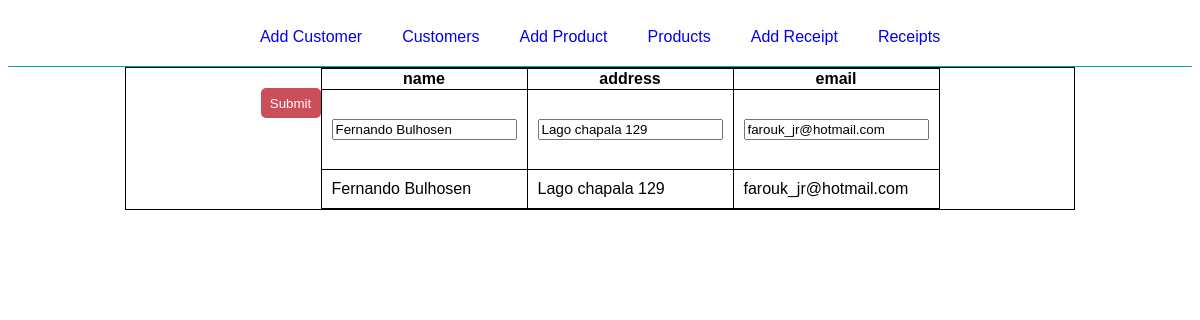
Page /receipt/update/2 on the earlier database version.
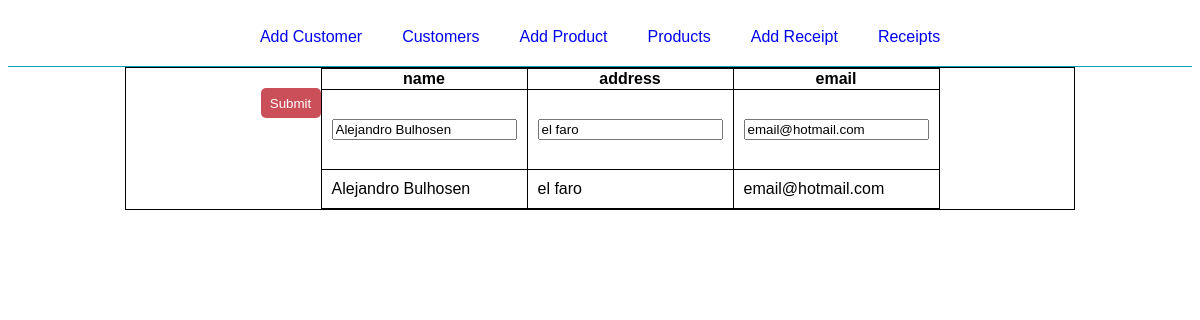
Same page on the later database version.
### flaskr/models/customer/__init__.py (models this page shows, shortened)
class Customer(db.Model, MyModel):
    id = Column(Integer, primary_key=True)
    name = Column(String(100), unique=True, nullable=False)
    address = Column(String(150), unique=True, nullable=False)
    email = Column(String(50), unique=True, nullable=False)
    receipts = db.relationship(
        'Receipt',
        backref='author',
        lazy=True,
        cascade="all, delete-orphan"
    )

### flaskr/views/receipt.py (the view)
@bp.route('/update/<int:receipt_id>', methods=('GET', 'POST'))
def update(receipt_id):
    receipt = Receipt.get(receipt_id)
    if request.method == 'POST':
        error = receipt.request.update()
        if error:
            flash(error)
    return render_template(
        'receipt/update.html',
        customer=receipt.author,
        receipt=receipt,
        heads=receipt_customer_heads
    )

### flaskr/models/receipt/__init__.py (called while the page is built)
    def get(id):
        return Receipt.query.get(id)

### flaskr/templates/receipt/update.html (shortened to what this page needs)
{% extends 'base.html' %}
{% block content %}
<div class="main-container">
    <div class="receipt">
            <div class="client-info">
            {% include 'receipt/customer-info.html' %}
            </div>
    </div>
</div>
{% endblock %}

### flaskr/templates/receipt/customer-info.html
<table class="table-client-receipt">
    <tr>
    {% for head in heads %}
        <th>
           {{ head }}
        </th>
    {% endfor %}
    </tr>
    <tr>
    <form method="post">
        {% for head in heads %}
        {% if customer != None %}
        <td class="client-info-block">
            <input type="text" name="{{ head }}" id="{{ head }}" value="{{ customer[head] }}">
        </td>
        {% else %}
        <td class="client-info-block">
            <input type="text" name="{{ head }}" id="{{ head }}">
        </td>
        {% endif %}
        {% endfor %}
        <input type="submit" class="submit-btn">
    </form>
    </tr>
    <tr>
        {% if receipt != None %}
        {% for head in heads %}
        <td>
            <p>{{ receipt.author[head] }}</p>
        </td>
        {% endfor %}
        {% endif %}
    </tr>
</table>

Differences in the rows shown:
no longer on this page (row unchanged): Customer: name "Fernando Bulhosen" "Lago chapala 129" "farouk_jr@hotmail.com", name "Fernando Bulhosen" "Lago chapala 129" "farouk_jr@hotmail.com"
added Customer: name "Alejandro Bulhosen" "el faro" "email@hotmail.com", name "Alejandro Bulhosen" "el faro" "email@hotmail.com"
